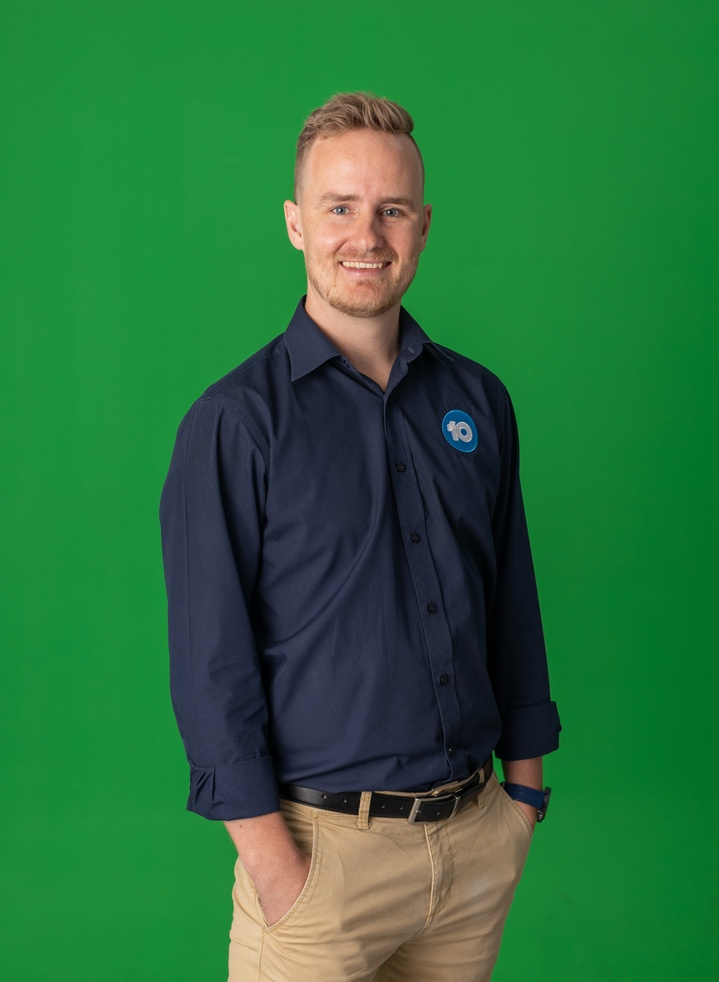
#> input picture u0-vorlesung-uebungen/example/greenscreen.jpg, 719 x 982 px, shrunk from 3823 x 5223 before the run
$ python 03_binarisierung.py
#> lines starting #> are read from the running program, lines starting #| are printed output that depends on the picture; after the words box and inside, x2 and y2 are one past the last pixel; in counts of white or black regions, pixels touching at a corner belong together
#Import the necessary packages
import cv2
import matplotlib.pyplot as plt

import cv2

# ---------- #
# READ IMAGE #
# ---------- #
path='../example/greenscreen.jpg'
img=cv2.imread(path)
#> img is the input picture: shape (982, 719, 3); mean B, G, R 59.5, 112, 41.2
img = cv2.cvtColor(img, cv2.COLOR_BGR2GRAY)
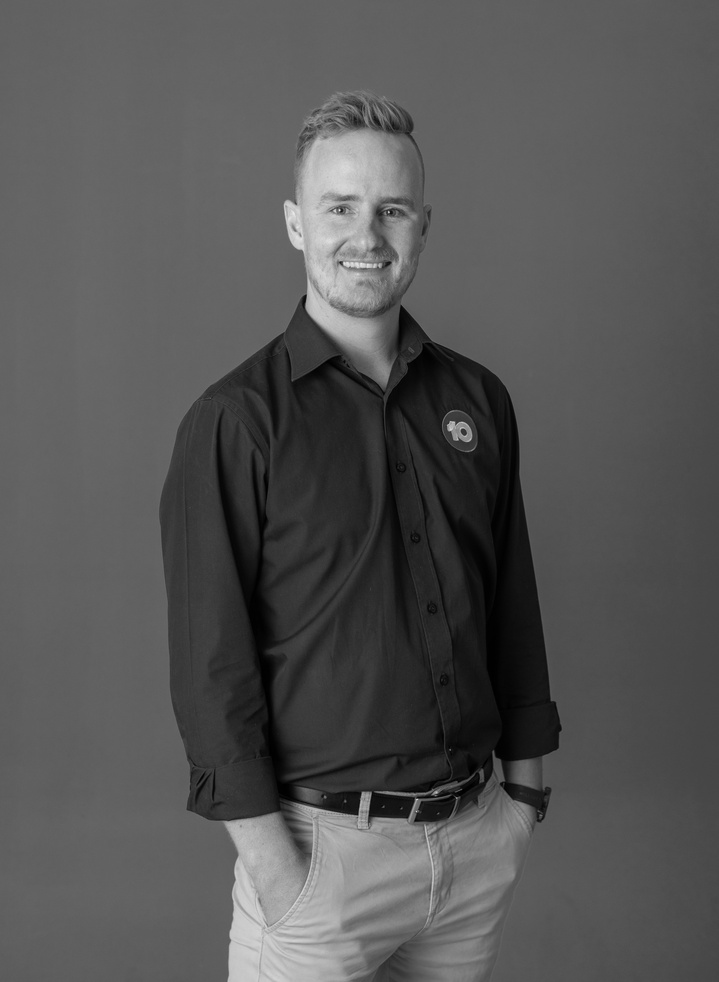
#> img: shape (982, 719); min 0, max 235, mean 84.9

# ---------------- #
# Global Threshold #
# ---------------- #
_,img_global = cv2.threshold(img, 127, 255, cv2.THRESH_BINARY)
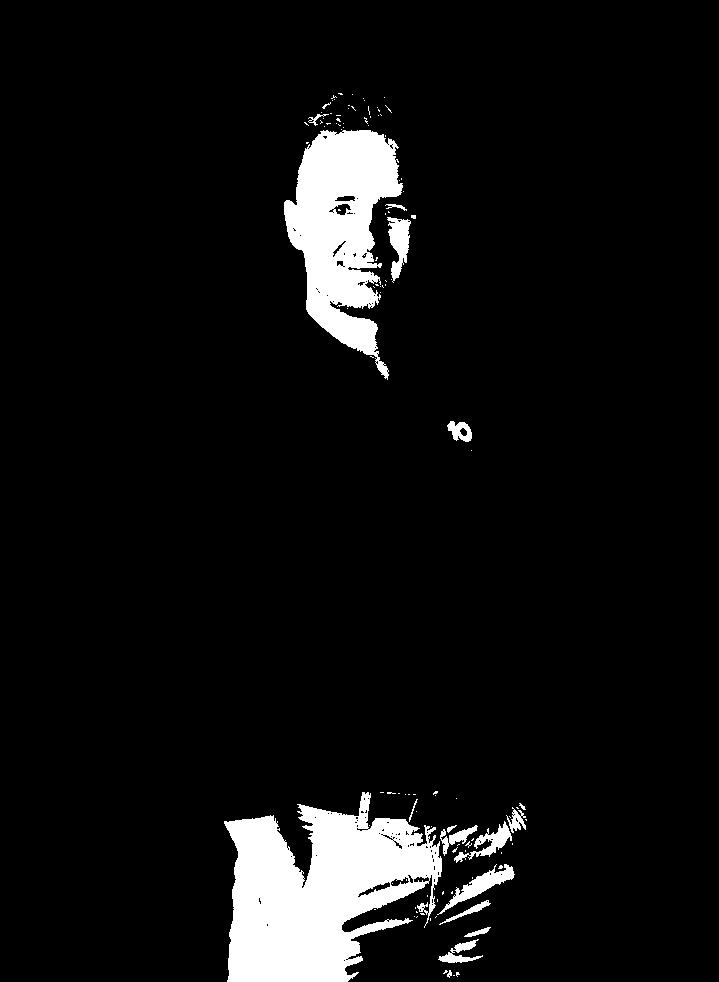
#> img_global: shape (982, 719); 6.6% white; 114 white regions (97 under 20 px), largest, box (x1, y1, x2, y2) and area: (224, 792, 442, 982) 25888, (284, 130, 403, 380) 16058, (437, 864, 515, 915) 961

# --------------- #
# Local Threshold #
# --------------- #
img_local = cv2.adaptiveThreshold(img,255,cv2.ADAPTIVE_THRESH_MEAN_C,cv2.THRESH_BINARY,21,5)
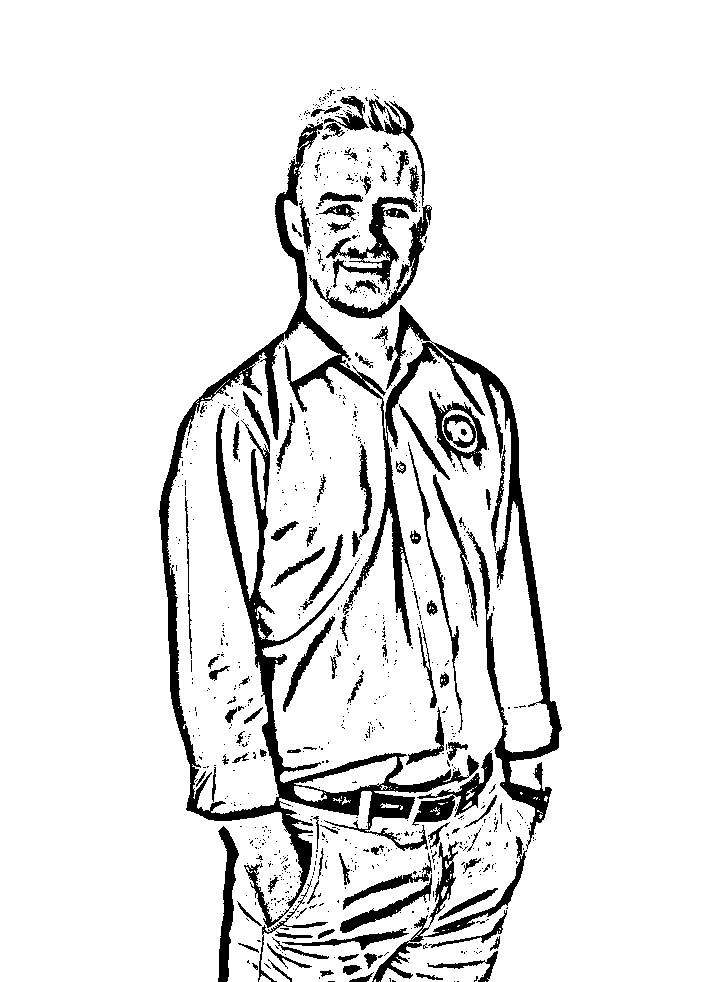
#> img_local: shape (982, 719); 90.7% white; 858 black regions (745 under 20 px), largest, box (x1, y1, x2, y2) and area: (159, 123, 562, 928) 34239, (326, 197, 418, 291) 2172, (309, 205, 432, 319) 1768

# -------- #
# PLOTTING #
# -------- #
images = [img, img_global, img_local]
titles = ['Original Image','Global','Local']
for i in range(len(images)):
  plt.subplot(len(images)/3,3,i+1),plt.imshow(images[i],'gray')
  plt.title(titles[i]), plt.xticks([]), plt.yticks([])
#> this loop made 3 passes
plt.show()
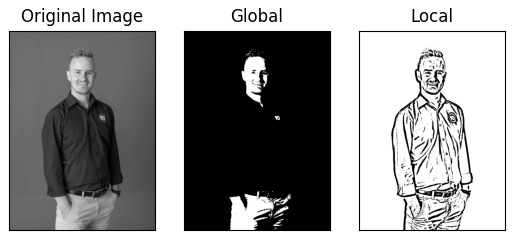
#> figure drawn by matplotlib, 3 panels
